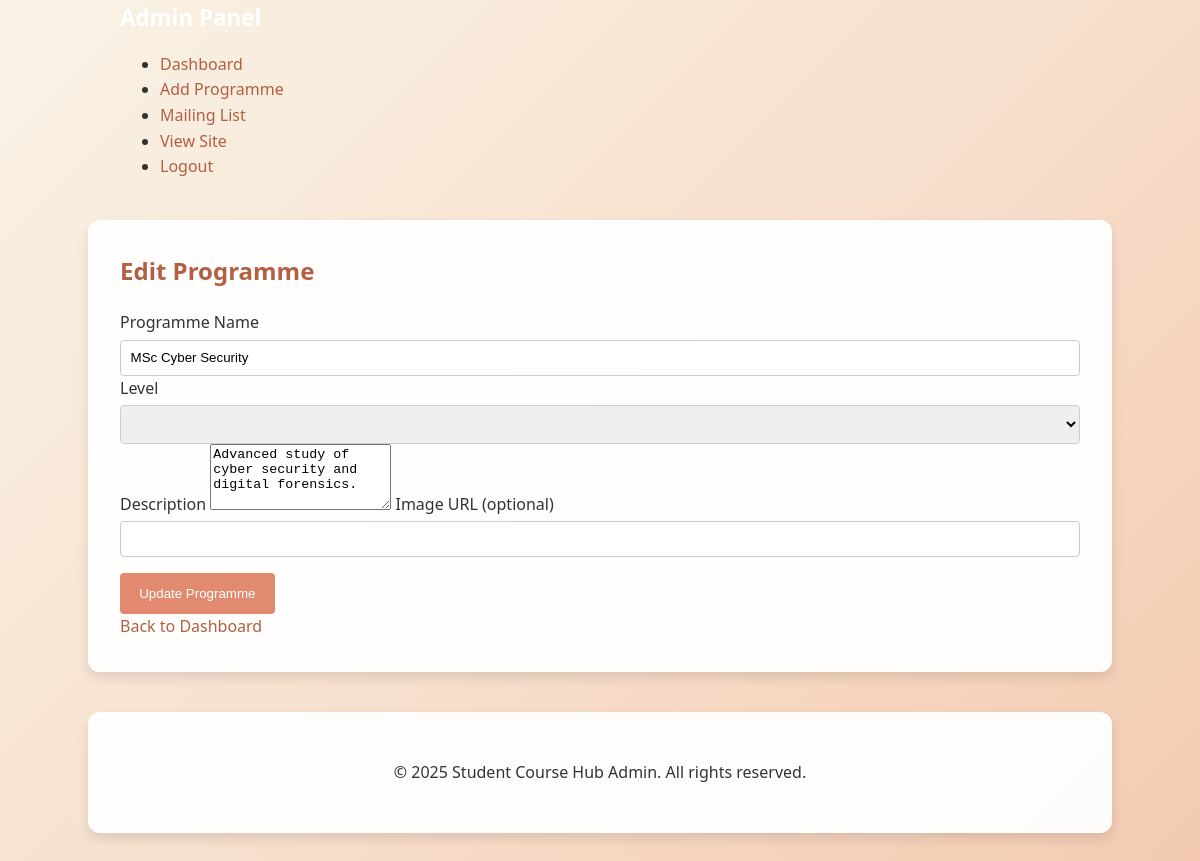
/index.php?page=editProgramme&id=5 (signed in), run on the app's committed database.
### tables this page shows
CREATE TABLE Programmes (
    ProgrammeID INT PRIMARY KEY AUTO_INCREMENT,
    ProgrammeName VARCHAR(160) NOT NULL,
    Description TEXT,
    Image VARCHAR(255),
    LevelID INT,
    ProgrammeLeaderID INT,
    is_published TINYINT(1) NOT NULL DEFAULT 1,
    FOREIGN KEY (LevelID) REFERENCES Levels(LevelID),
    FOREIGN KEY (ProgrammeLeaderID) REFERENCES Staff(StaffID)
);

### app/models/controllers/AdminController.php (called while the page is built, shortened)
<?php
require_once(__DIR__ . '/../models/programme.php');
class AdminController
{
    public static function editProgramme($pdo, $id)
    {
        $programme = Programme::find($pdo, $id);
        include(__DIR__ . '/../views/admin/editProgrammeForm.php');
    }
}

### app/models/programme.php (called while the page is built, shortened)
<?php
class Programme
{
    public static function find($pdo, $id)
    {
        $sql = "SELECT * FROM Programmes WHERE ProgrammeID = :id LIMIT 1";
        $stmt = $pdo->prepare($sql);
        $stmt->execute(['id' => $id]);
        return $stmt->fetch(PDO::FETCH_ASSOC);
    }
}

### app/views/admin/editProgrammeForm.php (the view, shortened to what this page needs)
<!DOCTYPE html>
<html lang="en">
<head>
    <link rel="stylesheet" href="assets/css/admin.css">
    <link rel="stylesheet" href="assets/css/theme.css">
</head>
<body>
    <header class="site-header">
        <div class="container">
            <div class="header-content">
                <div class="logo">
                    <a href="index.php?page=adminDashboard" style="color: white; font-weight: bold; font-size: 1.4rem; text-decoration: none;">Admin Panel</a>
                </div>
                <nav class="main-nav">
                    <ul>
                        <li><a href="index.php?page=adminDashboard">Dashboard</a></li>
                        <li><a href="index.php?page=addProgrammeForm">Add Programme</a></li>
                        <li><a href="index.php?page=mailingList">Mailing List</a></li>
                        <li><a href="index.php?page=programmes">View Site</a></li>
                        <li><a href="index.php?page=adminLogout">Logout</a></li>
                    </ul>
                </nav>
            </div>
        </div>
    </header>
    <main class="main-content">
        <div class="container">
            <h2>Edit Programme</h2>
            <?php if (!$programme): ?>
                <p>Programme not found.</p>
            <?php else: ?>
                <form action="index.php?page=updateProgramme" method="post">
                    <label for="programmeName">Programme Name</label>
                    <input type="text" id="programmeName" name="programmeName" value="<?= htmlspecialchars($programme['ProgrammeName']) ?>" required>
                    <label for="levelId">Level</label>
                    <select id="levelId" name="levelId" required>
                    </select>
                    <label for="description">Description</label>
                    <textarea id="description" name="description" rows="4" required><?= htmlspecialchars($programme['Description']) ?></textarea>
                    <label for="image">Image URL (optional)</label>
                    <input type="text" id="image" name="image" value="<?= htmlspecialchars($programme['Image']) ?>">
                    <button type="submit">Update Programme</button>
                </form>
            <?php endif; ?>
            <div class="back-link"><a href="index.php?page=adminDashboard">Back to Dashboard</a></div>
        </div>
    </main>
    <footer class="site-footer">
        <div class="container">
            <p>&copy; 2025 Student Course Hub Admin. All rights reserved.</p>
        </div>
    </footer>
</body>
</html>

### public/assets/css/admin.css (style rules this page uses)
body { font-family: 'Segoe UI', Tahoma, Geneva, Verdana, sans-serif; background-color: #fdf8f4; color: #333333; line-height: 1.6; }

### public/assets/css/theme.css (style rules this page uses)
body { margin: 0; padding: 0; font-family: 'Segoe UI', 'Roboto', sans-serif; color: #333333; background: linear-gradient(135deg, #f9f3e6 0%, #f7e0ce 50%, #f3cab0 100%); min-height: 100vh; }
.container { max-width: 960px; margin: 40px auto; padding: 2rem; background: rgba(255, 255, 255, 0.95); color: #333333; border-radius: 12px; box-shadow: 0 6px 12px rgba(0, 0, 0, 0.1); }
h1, h2, h3 { color: #b45e42; margin-top: 0; }
a { color: #b45e42; text-decoration: none; }
input[type="text"], input[type="email"], input[type="password"], select { width: 100%; padding: 0.6rem; margin-top: 0.25rem; border: 1px solid #ccc; border-radius: 4px; box-sizing: border-box; }
button { padding: 0.8rem 1.2rem; margin-top: 1rem; background-color: #e28a6f; color: #ffffff; border: none; border-radius: 4px; cursor: pointer; transition: background-color 0.2s ease; }
footer { text-align: center; margin-top: 2rem; color: #b45e42; }
.site-header .container { background: none; box-shadow: none; border-radius: 0; margin: 0 auto; padding: 0 20px; }

### data on the page
programmes: programmeName "MSc Cyber Security", description "Advanced study of cyber security and digital forensics."
